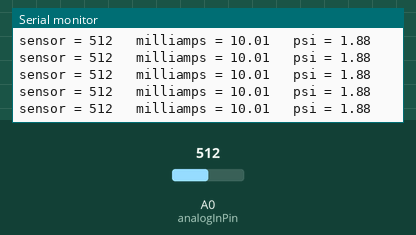
Recording of a sketch running on a simulated Arduino Uno, built with avr-gcc and run on an emulated ATmega328P. Shown: the last lines printed to the serial monitor. Inputs (shaded band) come from the test bench; at power-on: A0 (analogInPin) = 512.

Above: at 1.2 s.
1.3 s: A0 (analogInPin) set to 306
At 1.42 s:
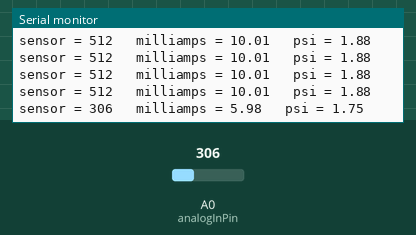
4.3 s: A0 (analogInPin) set to 122
At 4.31 s:
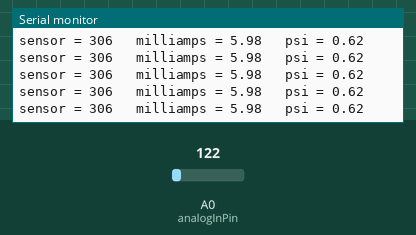
7.3 s: A0 (analogInPin) set to 10
At 7.34 s:
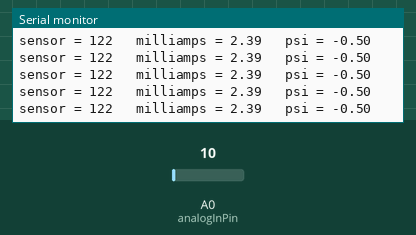
10.3 s: A0 (analogInPin) set to 0
At 10.32 s:
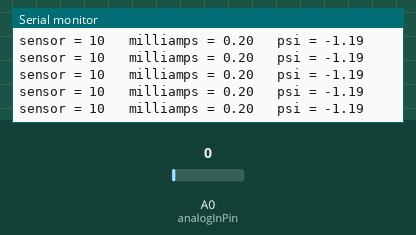
13.3 s: A0 (analogInPin) set to 30
At 13.32 s:
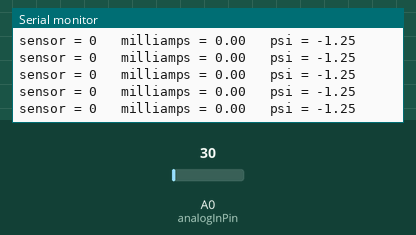
16.3 s: A0 (analogInPin) set to 511
At 16.33 s:
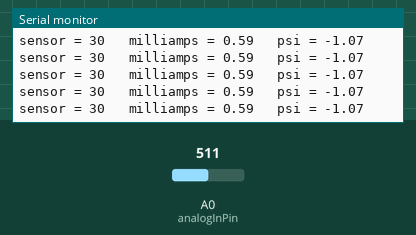
Timing chart, 0 to 19.3 s (numbered marks = the images above; inputs shaded):
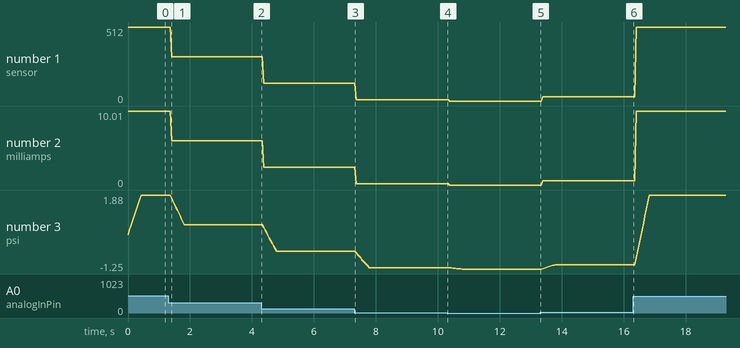

The sketch:

psi-test.ino
```cpp
const int analogInPin = A0;  // Analog input pin that the pressure transmitter is attached to

const int numReadings = 10;

float readings[numReadings];      // the readings from the analog input
int index = 0;                  // the index of the current reading
float total = 0;                  // the running total
float average = 0;

void setup() {
  // initialize serial communications at 9600 bps:
  Serial.begin(9600);

  // initialize all the readings to 0: (for smoothing the pressure transmitter analog reading)
  for (int thisReading = 0; thisReading < numReadings; thisReading++)
    readings[thisReading] = 0;
}

void loop() {
  /*
  Assuming a perfect resistor, the lowest value from the sensor outputs 4ma:
  0.004 A * 250 ohm = 1.0 volts;  1v * 1023 / 5 = analog input value of about 205.

  The max input is 20 ma which gives 5v which gives analog value 1023.
  */
  // read the analog in value:
  int sensorValue = analogRead(analogInPin);
  float voltage = sensorValue * (5.0 / 1023.0);
  float ohms = 250; //that's what we're using in the circuit
  float milliamps = (voltage / ohms) * 1000;
  float wc = mapValue(milliamps);

  // subtract the last reading:
  total = total - readings[index];
  // read from the sensor:
  readings[index] = wc;
  // add the reading to the total:
  total = total + readings[index];
  // advance to the next position in the array:
  index = index + 1;

  // if we're at the end of the array...
  if (index >= numReadings)
    // ...wrap around to the beginning:
    index = 0;

  // calculate the average:
  average = total / numReadings;

  // print the results to the serial monitor:
  Serial.print("sensor = " );
  Serial.print(sensorValue);
  Serial.print("\t milliamps = ");
  Serial.print(milliamps);
  Serial.print("\t psi = ");
  Serial.println(average);

  delay(2);  //delay in between reads for stability
}

float mapValue(float milliamps) {
  float inMin = 4.0;  //milliamps range is 4-20ma
  float inMax = 20.0;
  float outMin = 0.0;  //PSI range is 0-5 PSI
  float outMax = 5.0;

  float psi = (milliamps - inMin) * (outMax - outMin) / (inMax - inMin) + outMin;
  return psi;  // * 27.67990484;  //wc per PSI
}
```

Measured:
- after the input at 1.3 s, the serial monitor: prints a new line after 0.10 s (image 1)
- plotted number 1: 512 → 306 after the input at 1.3 s, 306 → 122 after the input at 4.3 s, 122 → 10 after the input at 7.3 s, 0 → 30 after the input at 13.3 s, 30 → 511 after the input at 16.3 s
- plotted number 2: 10.01 → 5.98 after the input at 1.3 s, 5.98 → 2.39 after the input at 4.3 s, 2.39 → 0.2 after the input at 7.3 s, 0 → 0.59 after the input at 13.3 s, 0.59 → 9.99 after the input at 16.3 s
- plotted number 3: 1.88 → 0.62 after the input at 1.3 s, 0.62 → -0.5 after the input at 4.3 s, -0.5 → -1.19 after the input at 7.3 s, -1.19 → -1.25 after the input at 10.3 s, -1.25 → -1.07 after the input at 13.3 s
